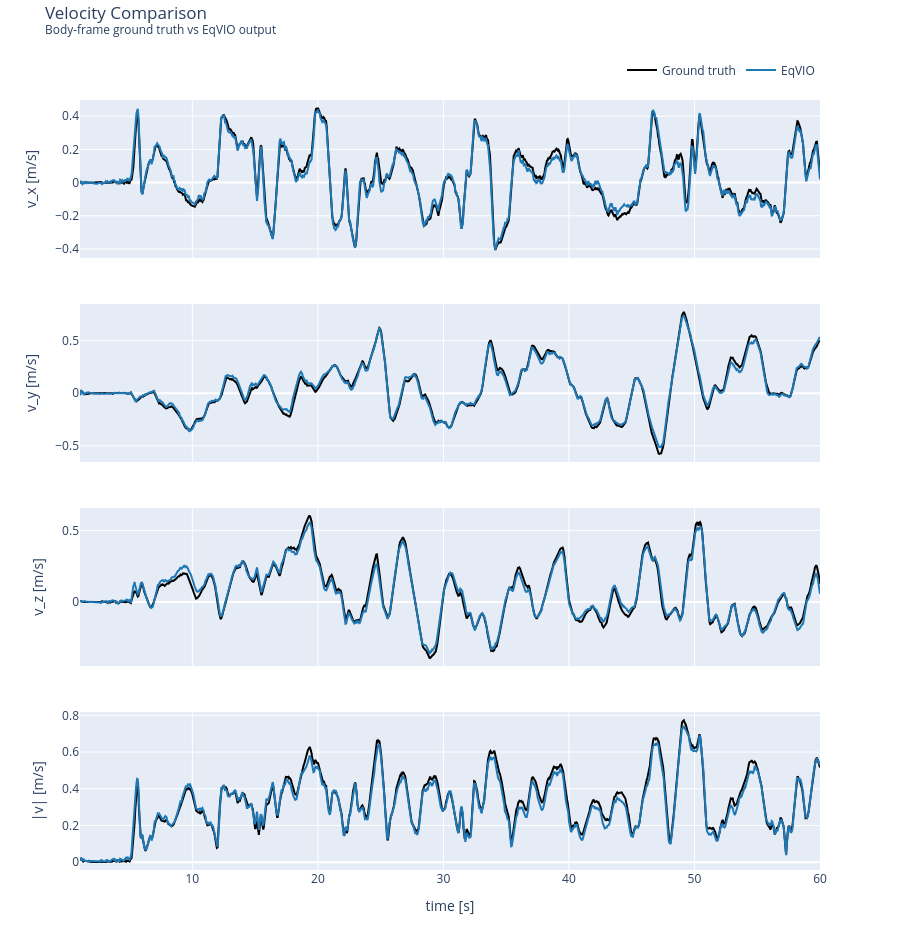

Write notebook code for a chart like this one.
### Markdown cell above
## Plot 2: Velocity Comparison

For velocity, we can compare more directly. The Python wrapper's `velocity()` output matches a **body-frame** convention well, so we rotate the EuRoC world-frame velocity into the body frame using the ground-truth orientation and then plot the components over time.

### Code cell
plot_velocity_comparison(results)

### Figure 1 — Plotly figure (JSON) as saved in the notebook; plotly's stock layout.template omitted (floating-point values rounded to 4 significant figures; data arrays with more than 128 entries replaced by an {"elided": "..."} marker saying what was removed)
{"data": [{"legendgroup": "gt", "line": {"color": "black", "width": 2}, "mode": "lines", "name": "Ground truth", "showlegend": true, "type": "scatter", "x": {"elided": "1180 float values"}, "xaxis": "x", "y": {"elided": "1180 float values"}, "yaxis": "y"}, {"legendgroup": "eqvio", "line": {"color": "#1f77b4", "width": 2}, "mode": "lines", "name": "EqVIO", "showlegend": true, "type": "scatter", "x": {"elided": "1180 float values"}, "xaxis": "x", "y": {"elided": "1180 float values"}, "yaxis": "y"}, {"legendgroup": "gt", "line": {"color": "black", "width": 2}, "mode": "lines", "name": "Ground truth", "showlegend": false, "type": "scatter", "x": {"elided": "1180 float values"}, "xaxis": "x2", "y": {"elided": "1180 float values"}, "yaxis": "y2"}, {"legendgroup": "eqvio", "line": {"color": "#1f77b4", "width": 2}, "mode": "lines", "name": "EqVIO", "showlegend": false, "type": "scatter", "x": {"elided": "1180 float values"}, "xaxis": "x2", "y": {"elided": "1180 float values"}, "yaxis": "y2"}, {"legendgroup": "gt", "line": {"color": "black", "width": 2}, "mode": "lines", "name": "Ground truth", "showlegend": false, "type": "scatter", "x": {"elided": "1180 float values"}, "xaxis": "x3", "y": {"elided": "1180 float values"}, "yaxis": "y3"}, {"legendgroup": "eqvio", "line": {"color": "#1f77b4", "width": 2}, "mode": "lines", "name": "EqVIO", "showlegend": false, "type": "scatter", "x": {"elided": "1180 float values"}, "xaxis": "x3", "y": {"elided": "1180 float values"}, "yaxis": "y3"}, {"legendgroup": "gt", "line": {"color": "black", "width": 2}, "mode": "lines", "name": "Ground truth", "showlegend": false, "type": "scatter", "x": {"elided": "1180 float values"}, "xaxis": "x4", "y": {"elided": "1180 float values"}, "yaxis": "y4"}, {"legendgroup": "eqvio", "line": {"color": "#1f77b4", "width": 2}, "mode": "lines", "name": "EqVIO", "showlegend": false, "type": "scatter", "x": {"elided": "1180 float values"}, "xaxis": "x4", "y": {"elided": "1180 float values"}, "yaxis": "y4"}], "layout": {"height": 950, "legend": {"orientation": "h", "x": 1, "xanchor": "right", "y": 1.02, "yanchor": "bottom"}, "title": {"text": "Velocity Comparison<br><sup>Body-frame ground truth vs EqVIO output</sup>", "y": 0.98}, "xaxis": {"anchor": "y", "domain": [0, 1], "matches": "x4", "showticklabels": false}, "xaxis2": {"anchor": "y2", "domain": [0, 1], "matches": "x4", "showticklabels": false}, "xaxis3": {"anchor": "y3", "domain": [0, 1], "matches": "x4", "showticklabels": false}, "xaxis4": {"anchor": "y4", "domain": [0, 1], "title": {"text": "time [s]"}}, "yaxis": {"anchor": "x", "domain": [0.795, 1], "title": {"text": "v_x [m/s]"}}, "yaxis2": {"anchor": "x2", "domain": [0.53, 0.735], "title": {"text": "v_y [m/s]"}}, "yaxis3": {"anchor": "x3", "domain": [0.265, 0.47], "title": {"text": "v_z [m/s]"}}, "yaxis4": {"anchor": "x4", "domain": [0, 0.205], "title": {"text": "|v| [m/s]"}}}}
